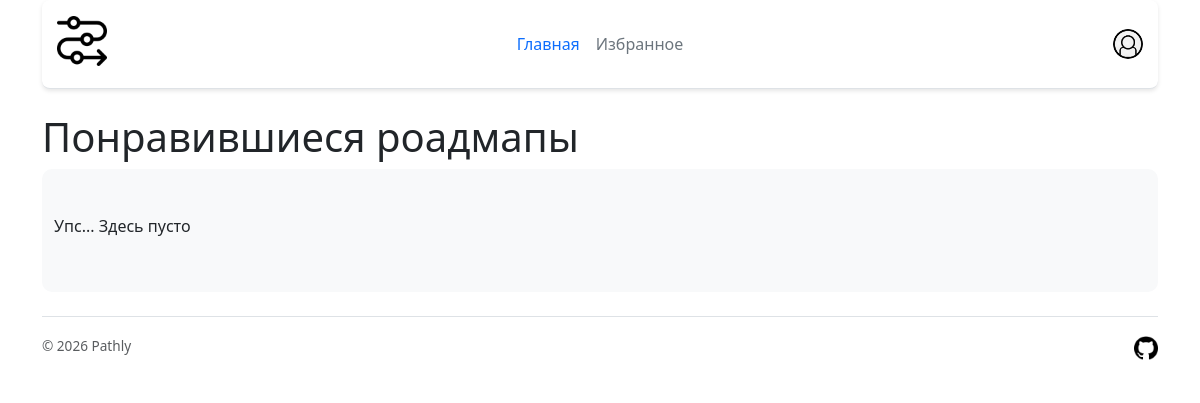
The app's page /favorites (signed in), older data.
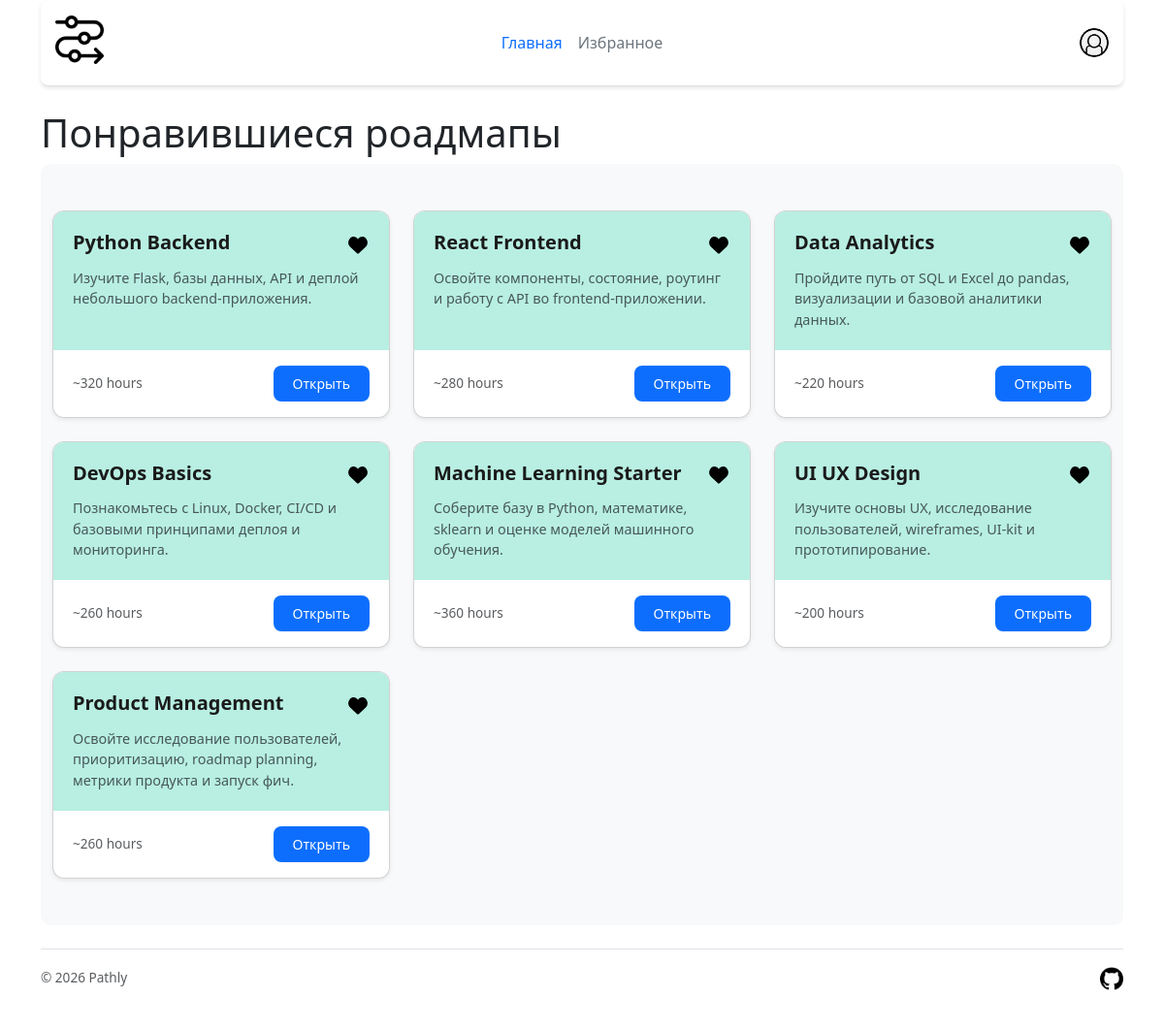
The same page, newer data.
### tables this page shows
CREATE TABLE "roadmaps" (
        id INTEGER PRIMARY KEY AUTOINCREMENT,
        title VARCHAR(255) NOT NULL,
        description TEXT NOT NULL,
        hours INTEGER
    );

### app.py (the view)
@app.route("/favorites")
@login_required
def favorites():
    fav_ids = get_fav_ids(current_user.id)
    roadmaps = get_roadmaps()
    favs_roadmaps = [roadmap for roadmap in roadmaps if roadmap['id'] in fav_ids]
    return render_template("favorites.html", active_page="favorites", roadmaps=favs_roadmaps)

### UserLogin.py (called while the page is built)
    def from_db(self, user):
        self.id = user["id"]
        self.username = user["username"]
        self.password_hash = user["password_hash"]
        return self

### app.py (called while the page is built)
@login_manager.user_loader
def load_user(user_id):
    user = get_user_by_id(user_id)
    if user:
        return UserLogin().from_db(user)
    return None

### db.py (called while the page is built)
def get_db():
    conn = sqlite3.connect(DB_PATH)
    conn.row_factory = sqlite3.Row
    return conn

def get_user_by_id(user_id):
    db = get_db()
    try:
        cursor = db.execute("SELECT * FROM users WHERE id = ? LIMIT 1", (user_id,))
        res = cursor.fetchone()
        if not res:
            return False
        return res
    except sqlite3.Error as e:
        print("Ошибка: " + str(e))
        return None
    finally:
        db.close()

def get_roadmaps():
    db = get_db()
    try:
        cursor = db.execute("SELECT * FROM roadmaps")
        res = cursor.fetchall()
        if not res:
            return False
        return res
    except sqlite3.Error as e:
        print("Ошибка: " + str(e))
        return False
    finally:
        db.close()

### templates/favorites.html (shortened to what this page needs)
{% extends "base.html" %}
{% block content %}
<h1>Понравившиеся роадмапы</h1>
<div class="album py-5 bg-body-tertiary">
    <div class="container">
        {% if roadmaps %}
        <div class="row row-cols-1 row-cols-sm-2 row-cols-md-3 g-4">
            {% for roadmap in roadmaps %}
            <div class="col">
                <div class="card shadow-sm">
                    <div class="card-body">
                        <div class="d-flex justify-content-between align-items-start mb-2">
                            <h5 class="card-title mb-0">{{ roadmap['title'] }}</h5>
                            <button class="favorite-btn is-active" data-id="{{ roadmap.id }}">
                                <img
                                    class="icon"
                                    alt="Избранное"
                                    src="{{ url_for('static', filename='/images/favorite-on.svg') }}"
                                >
                            </button>
                        </div>
                        <p class="card-text text-muted">
                            {{ roadmap['description'] }}
                        </p>
                    </div>
                    <div class="card-footer bg-transparent border-top-0">
                        <div class="d-flex justify-content-between align-items-center">
                            <small class="text-body-secondary">
                                 ~{{ roadmap['hours'] }} hours
                            </small>
                            <a href="{{ url_for('roadmap', roadmap_id=roadmap['id']) }}" class="btn btn-sm btn-primary">
                                Открыть
                            </a>
                        </div>
                    </div>
                </div>
            </div>
            {% endfor %}
        </div>
        {% else %}
            <h6>Упс... Здесь пусто</h6>
        {% endif %}
    </div>
</div>
{% endblock %}

Row changes from the older to the newer data that the page shows:
added roadmaps: title "Python Backend", description "Изучите Flask, базы данных, API и деплой небольшого backend-приложения.", hours "320"
added roadmaps: title "React Frontend", description "Освойте компоненты, состояние, роутинг и работу с API во frontend-приложении.", hours "280"
added roadmaps: title "Data Analytics", description "Пройдите путь от SQL и Excel до pandas, визуализации и базовой аналитики данных.", hours "220"
added roadmaps: title "DevOps Basics", description "Познакомьтесь с Linux, Docker, CI/CD и базовыми принципами деплоя и мониторинга.", hours "260"
added roadmaps: title "Machine Learning Starter", description "Соберите базу в Python, математике, sklearn и оценке моделей машинного обучения.", hours "360"
added roadmaps: title "UI UX Design", description "Изучите основы UX, исследование пользователей, wireframes, UI-kit и прототипирование.", hours "200"
added roadmaps: title "Product Management", description "Освойте исследование пользователей, приоритизацию, roadmap planning, метрики продукта и запуск фич.", hours "260"
Text that changed along with them:
text no longer shown: "Упс... Здесь пусто"
